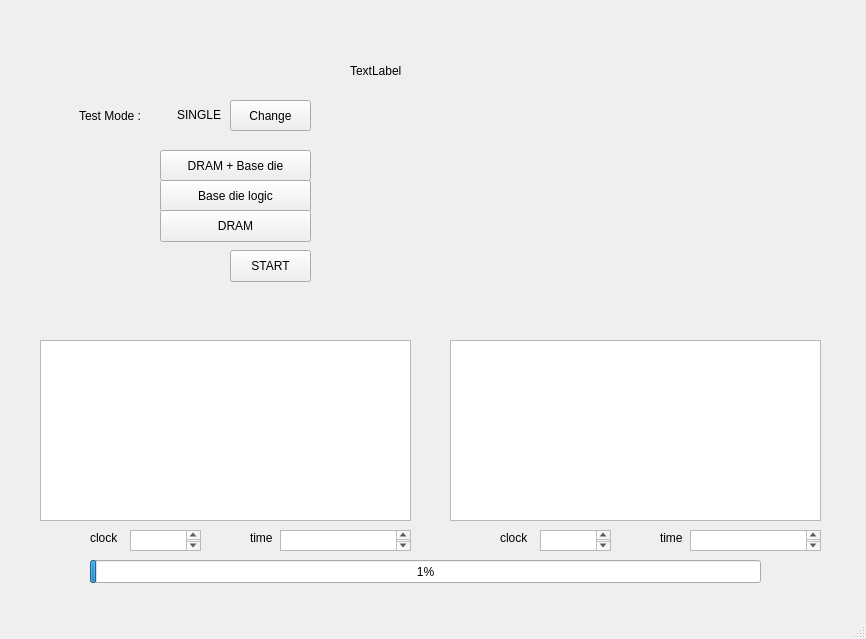
<?xml version="1.0" encoding="UTF-8"?>
<ui version="4.0">
 <class>MainWindow</class>
 <widget class="QMainWindow" name="MainWindow">
  <property name="geometry">
   <rect>
    <x>0</x>
    <y>0</y>
    <width>866</width>
    <height>639</height>
   </rect>
  </property>
  <property name="windowTitle">
   <string>MainWindow</string>
  </property>
  <widget class="QWidget" name="centralwidget">
   <widget class="QPushButton" name="pushButton">
    <property name="geometry">
     <rect>
      <x>230</x>
      <y>100</y>
      <width>81</width>
      <height>31</height>
     </rect>
    </property>
    <property name="text">
     <string>Change</string>
    </property>
   </widget>
   <widget class="QPushButton" name="pushButton_2">
    <property name="geometry">
     <rect>
      <x>160</x>
      <y>150</y>
      <width>151</width>
      <height>31</height>
     </rect>
    </property>
    <property name="text">
     <string>DRAM + Base die</string>
    </property>
   </widget>
   <widget class="QPushButton" name="pushButton_3">
    <property name="geometry">
     <rect>
      <x>160</x>
      <y>180</y>
      <width>151</width>
      <height>32</height>
     </rect>
    </property>
    <property name="text">
     <string>Base die logic</string>
    </property>
   </widget>
   <widget class="QPushButton" name="pushButton_4">
    <property name="geometry">
     <rect>
      <x>160</x>
      <y>210</y>
      <width>151</width>
      <height>32</height>
     </rect>
    </property>
    <property name="text">
     <string>DRAM</string>
    </property>
   </widget>
   <widget class="QTextBrowser" name="textBrowser">
    <property name="geometry">
     <rect>
      <x>40</x>
      <y>340</y>
      <width>371</width>
      <height>181</height>
     </rect>
    </property>
   </widget>
   <widget class="QTextBrowser" name="textBrowser_2">
    <property name="geometry">
     <rect>
      <x>450</x>
      <y>340</y>
      <width>371</width>
      <height>181</height>
     </rect>
    </property>
   </widget>
   <widget class="QLabel" name="label">
    <property name="geometry">
     <rect>
      <x>350</x>
      <y>30</y>
      <width>151</width>
      <height>81</height>
     </rect>
    </property>
    <property name="text">
     <string>TextLabel</string>
    </property>
   </widget>
   <widget class="QProgressBar" name="progressBar">
    <property name="geometry">
     <rect>
      <x>90</x>
      <y>560</y>
      <width>671</width>
      <height>23</height>
     </rect>
    </property>
    <property name="value">
     <number>1</number>
    </property>
   </widget>
   <widget class="QTextBrowser" name="textBrowser_3">
    <property name="geometry">
     <rect>
      <x>130</x>
      <y>530</y>
      <width>71</width>
      <height>21</height>
     </rect>
    </property>
   </widget>
   <widget class="QTextBrowser" name="textBrowser_4">
    <property name="geometry">
     <rect>
      <x>280</x>
      <y>530</y>
      <width>131</width>
      <height>21</height>
     </rect>
    </property>
   </widget>
   <widget class="QLabel" name="label_2">
    <property name="geometry">
     <rect>
      <x>60</x>
      <y>100</y>
      <width>81</width>
      <height>31</height>
     </rect>
    </property>
    <property name="text">
     <string>Test Mode :</string>
    </property>
    <property name="alignment">
     <set>Qt::AlignRight|Qt::AlignTrailing|Qt::AlignVCenter</set>
    </property>
   </widget>
   <widget class="QLabel" name="label_3">
    <property name="geometry">
     <rect>
      <x>140</x>
      <y>99</y>
      <width>81</width>
      <height>31</height>
     </rect>
    </property>
    <property name="text">
     <string>SINGLE</string>
    </property>
    <property name="alignment">
     <set>Qt::AlignRight|Qt::AlignTrailing|Qt::AlignVCenter</set>
    </property>
   </widget>
   <widget class="QPushButton" name="pushButton_5">
    <property name="geometry">
     <rect>
      <x>230</x>
      <y>250</y>
      <width>81</width>
      <height>32</height>
     </rect>
    </property>
    <property name="text">
     <string>START</string>
    </property>
   </widget>
   <widget class="QTextBrowser" name="textBrowser_5">
    <property name="geometry">
     <rect>
      <x>540</x>
      <y>530</y>
      <width>71</width>
      <height>21</height>
     </rect>
    </property>
   </widget>
   <widget class="QTextBrowser" name="textBrowser_6">
    <property name="geometry">
     <rect>
      <x>690</x>
      <y>530</y>
      <width>131</width>
      <height>21</height>
     </rect>
    </property>
   </widget>
   <widget class="QLabel" name="clocklabel_1">
    <property name="geometry">
     <rect>
      <x>90</x>
      <y>530</y>
      <width>41</width>
      <height>16</height>
     </rect>
    </property>
    <property name="text">
     <string>clock</string>
    </property>
   </widget>
   <widget class="QLabel" name="clocklabel_2">
    <property name="geometry">
     <rect>
      <x>500</x>
      <y>530</y>
      <width>41</width>
      <height>16</height>
     </rect>
    </property>
    <property name="text">
     <string>clock</string>
    </property>
   </widget>
   <widget class="QLabel" name="timelabel_3">
    <property name="geometry">
     <rect>
      <x>250</x>
      <y>530</y>
      <width>41</width>
      <height>16</height>
     </rect>
    </property>
    <property name="text">
     <string>time</string>
    </property>
   </widget>
   <widget class="QLabel" name="timelabel_4">
    <property name="geometry">
     <rect>
      <x>660</x>
      <y>530</y>
      <width>41</width>
      <height>16</height>
     </rect>
    </property>
    <property name="text">
     <string>time</string>
    </property>
   </widget>
  </widget>
  <widget class="QMenuBar" name="menubar">
   <property name="geometry">
    <rect>
     <x>0</x>
     <y>0</y>
     <width>866</width>
     <height>22</height>
    </rect>
   </property>
  </widget>
  <widget class="QStatusBar" name="statusbar"/>
 </widget>
 <resources/>
 <connections>
  <connection>
   <sender>pushButton</sender>
   <signal>clicked()</signal>
   <receiver>pushButton</receiver>
   <slot>update()</slot>
   <hints>
    <hint type="sourcelabel">
     <x>104</x>
     <y>45</y>
    </hint>
    <hint type="destinationlabel">
     <x>104</x>
     <y>45</y>
    </hint>
   </hints>
  </connection>
 </connections>
</ui>
